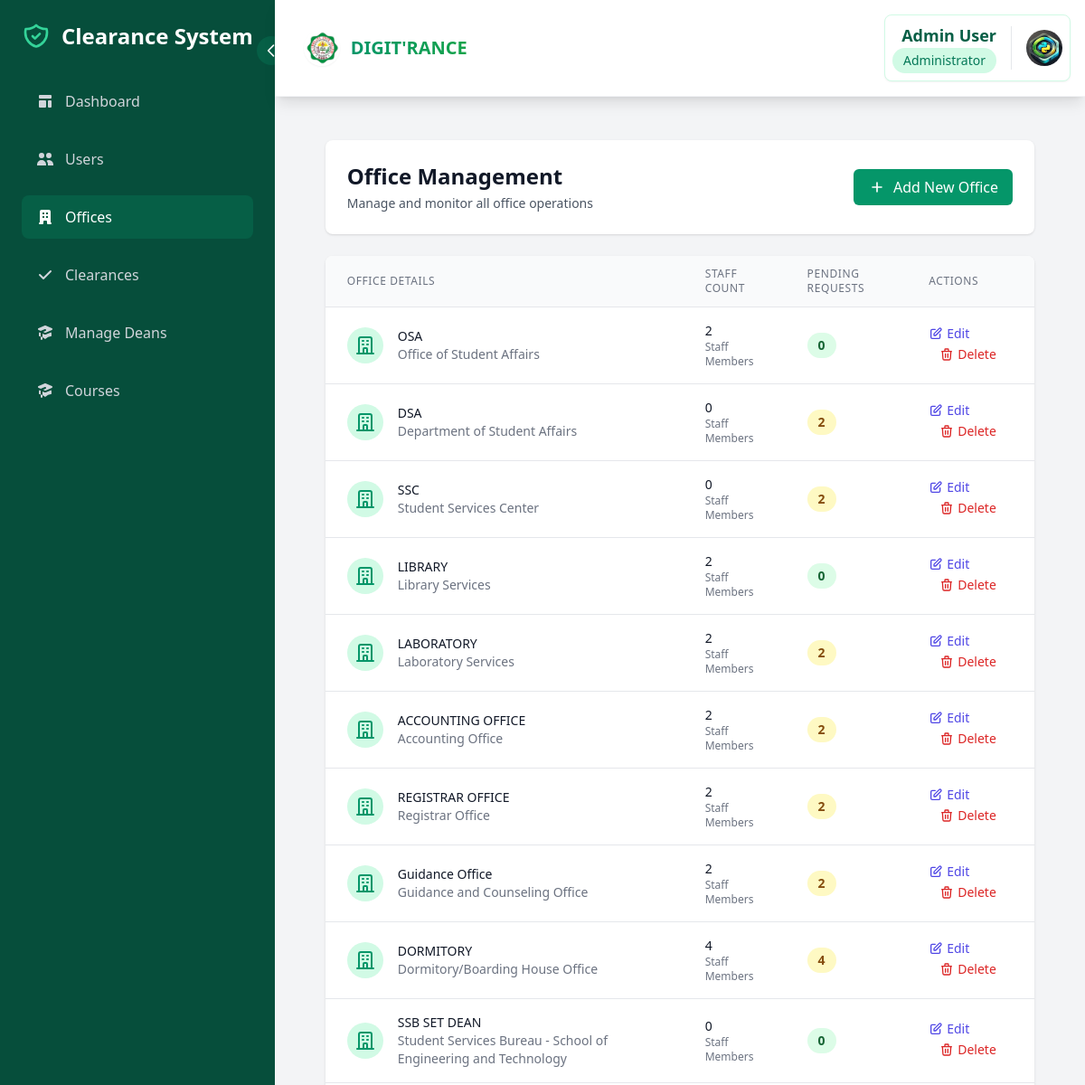
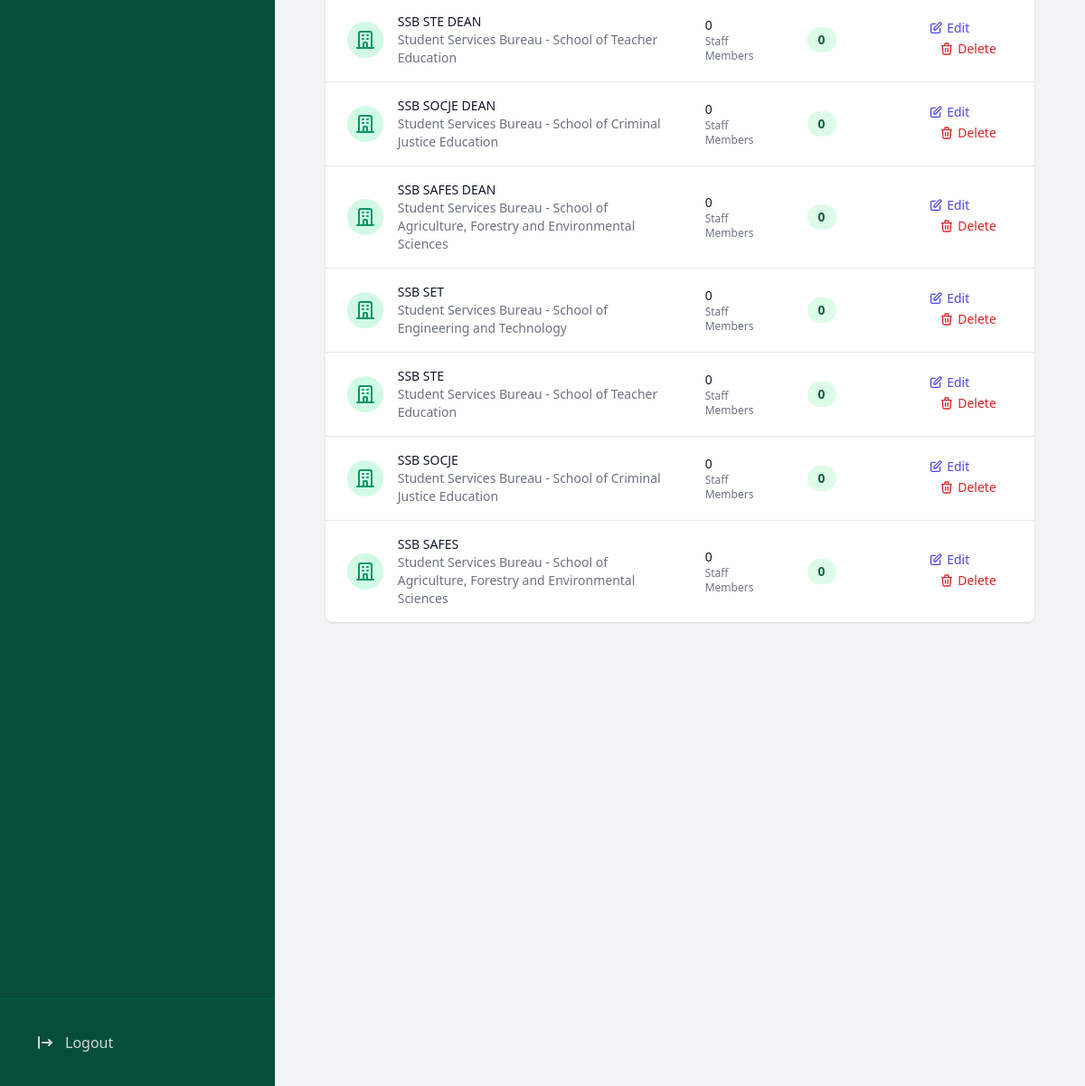
Page /dashboard/admin/offices/ (signed in) on the committed database (2 pictures, top to bottom).
### core/models.py (models this page shows, shortened)
class Office(models.Model):
    OFFICE_TYPES = [
        ('SET', 'SET'),
        ('STE', 'STE'),
        ('SOCJE', 'SOCJE'),
        ('SAFES', 'SAFES'),
        ('SSB SET', 'SSB SET'),
        ('SSB STE', 'SSB STE'),
        ('SSB SOCJE', 'SSB SOCJE'),
        ('SSB SAFES', 'SSB SAFES'),
        ('OTHER', 'OTHER'),
    ]
    name = models.CharField(max_length=255, unique=True)
    office_type = models.CharField(max_length=50, choices=OFFICE_TYPES, default='OTHER')
    affiliated_dean = models.ForeignKey(Dean, on_delete=models.SET_NULL, null=True, blank=True, help_text="Associate this office with a specific dean (program)")
    description = models.TextField(blank=True, null=True)
    created_at = models.DateTimeField(auto_now_add=True)

### core/views.py (the view, shortened to what this page needs)
# urls.py: path('dashboard/admin/offices/', views.admin_offices, name='admin_offices'),
@login_required
@user_passes_test(lambda u: u.is_superuser)
def admin_offices(request):
    offices = Office.objects.annotate(
        staff_count=Count('staff'),
        pending_requests=Count('clearance_requests',
                             filter=Q(clearance_requests__status='pending'))
    ).all()
    context = {
        'offices': offices,
    }
    return render(request, 'admin/offices.html', context)

### core/models.py (called while the page is built)
    def get_profile_picture_url(self):
        if self.profile_picture and hasattr(self.profile_picture, 'url'):
            return self.profile_picture.url
        return static('img/default-profile.png')

### templates/admin/offices.html (shortened to what this page needs)
{% extends 'admin/base_admin.html' %}
{% block admin_content %}
<div class="space-y-6">
    <div class="bg-white shadow rounded-lg p-6">
        <div class="flex justify-between items-center">
            <div>
                <h2 class="text-2xl font-bold text-gray-900">Office Management</h2>
                <p class="text-sm text-gray-600 mt-1">Manage and monitor all office operations</p>
            </div>
            <button onclick="openAddOfficeModal()"
                    class="inline-flex items-center px-4 py-2 bg-emerald-600 text-white rounded-md hover:bg-emerald-700 transition-colors duration-200 transform hover:scale-105">
                <svg class="w-5 h-5 mr-2" fill="none" stroke="currentColor" viewBox="0 0 24 24">
                    <path stroke-linecap="round" stroke-linejoin="round" stroke-width="2" d="M12 6v6m0 0v6m0-6h6m-6 0H6"/>
                </svg>
                Add New Office
            </button>
        </div>
    </div>
    <div class="bg-white shadow rounded-lg overflow-hidden">
        <div class="overflow-x-auto">
            <table class="min-w-full divide-y divide-gray-200">
                <thead class="bg-gray-50">
                    <tr>
                        <th scope="col" class="px-6 py-3 text-left text-xs font-medium text-gray-500 uppercase tracking-wider">
                            Office Details
                        </th>
                        <th scope="col" class="px-6 py-3 text-left text-xs font-medium text-gray-500 uppercase tracking-wider">
                            Staff Count
                        </th>
                        <th scope="col" class="px-6 py-3 text-left text-xs font-medium text-gray-500 uppercase tracking-wider">
                            Pending Requests
                        </th>
                        <th scope="col" class="px-6 py-3 text-left text-xs font-medium text-gray-500 uppercase tracking-wider">
                            Actions
                        </th>
                    </tr>
                </thead>
                <tbody class="bg-white divide-y divide-gray-200">
                    {% for office in offices %}
                    <tr class="hover:bg-gray-50 transition-colors duration-200">
                        <td class="px-6 py-4">
                            <div class="flex items-center">
                                <div class="flex-shrink-0 h-10 w-10 bg-emerald-100 rounded-full flex items-center justify-center">
                                    <svg class="h-6 w-6 text-emerald-600" fill="none" stroke="currentColor" viewBox="0 0 24 24">
                                        <path stroke-linecap="round" stroke-linejoin="round" stroke-width="2" d="M19 21V5a2 2 0 00-2-2H7a2 2 0 00-2 2v16m14 0h2m-2 0h-5m-9 0H3m2 0h5M9 7h1m-1 4h1m4-4h1m-1 4h1m-5 10v-5a1 1 0 011-1h2a1 1 0 011 1v5m-4 0h4"/>
                                    </svg>
                                </div>
                                <div class="ml-4">
                                    <div class="text-sm font-medium text-gray-900">{{ office.name }}</div>
                                    {% if office.description %}
                                    <div class="text-sm text-gray-500">{{ office.description }}</div>
                                    {% endif %}
                                </div>
                            </div>
                        </td>
                        <td class="px-6 py-4">
                            <div class="text-sm text-gray-900 font-medium">{{ office.staff_count }}</div>
                            <div class="text-xs text-gray-500">Staff Members</div>
                        </td>
                        <td class="px-6 py-4">
                            <span class="px-3 py-1 inline-flex text-sm leading-5 font-semibold rounded-full {% if office.pending_requests > 0 %}bg-yellow-100 text-yellow-800{% else %}bg-green-100 text-green-800{% endif %}">
                                {{ office.pending_requests }}
                            </span>
                        </td>
                        <td class="px-6 py-4 text-sm font-medium space-x-3">
                            <button onclick="editOffice('{{ office.id }}')"
                                    class="text-indigo-600 hover:text-indigo-900 inline-flex items-center">
                                <svg class="w-4 h-4 mr-1" fill="none" stroke="currentColor" viewBox="0 0 24 24">
                                    <path stroke-linecap="round" stroke-linejoin="round" stroke-width="2" d="M11 5H6a2 2 0 00-2 2v11a2 2 0 002 2h11a2 2 0 002-2v-5m-1.414-9.414a2 2 0 112.828 2.828L11.828 15H9v-2.828l8.586-8.586z"/>
                                </svg>
                                Edit
                            </button>
                            <button onclick="deleteOffice('{{ office.id }}')"
                                    class="text-red-600 hover:text-red-900 inline-flex items-center">
                                <svg class="w-4 h-4 mr-1" fill="none" stroke="currentColor" viewBox="0 0 24 24">
                                    <path stroke-linecap="round" stroke-linejoin="round" stroke-width="2" d="M19 7l-.867 12.142A2 2 0 0116.138 21H7.862a2 2 0 01-1.995-1.858L5 7m5 4v6m4-6v6m1-10V4a1 1 0 00-1-1h-4a1 1 0 00-1 1v3M4 7h16"/>
                                </svg>
                                Delete
                            </button>
                        </td>
                    </tr>
                    {% endfor %}
                </tbody>
            </table>
        </div>
    </div>
</div>
{% endblock %}

### templates/components/navbar.html (shortened to what this page needs)
{% load static %}
<header class="bg-white shadow-lg p-4 flex justify-between items-center border-b border-gray-100 sticky top-0 z-50">
    <div class="flex items-center">
        <h1 class="text-xl font-bold flex items-center ml-4 text-gray-800">
            <a href="{% url 'home' %}" class="flex items-center group">
                <img src="{% static 'img/permit_logo.png' %}" alt="JHCSC Logo" class="h-10 w-10 mr-3 rounded-full shadow-sm">
                <span class="text-gradient bg-clip-text text-transparent bg-gradient-to-r from-emerald-600 to-green-600 group-hover:from-emerald-700 group-hover:to-green-700 transition-all">
                </span>
            </a>
        </h1>
    </div>
    <div class="flex items-center">
        {% if user.is_authenticated %}
            <div class="bg-white rounded-lg shadow-sm border border-emerald-100 hover:shadow-md transition-all duration-200">
                <div class="flex items-center space-x-4 p-2">
                    <div class="flex flex-col items-end">
                        <span class="font-semibold text-lg text-emerald-800">
                            {% if user.programchair %}
                                {{ user.get_full_name }}
                            {% elif user.student %}
                                {{ user.student.full_name }}
                            {% elif user.staff %}
                                {{ user.get_full_name }}
                            {% else %}
                                {{ user.get_full_name }}
                            {% endif %}
                        </span>
                        <span class="text-sm px-3 py-1 bg-emerald-100 text-emerald-700 rounded-full font-medium">
                            {% if user.programchair %}
                                Program Chair
                            {% elif user.student %}
                                Student
                            {% elif user.staff %}
                                Staff
                            {% elif user.is_superuser %}
                                Administrator
                            {% endif %}
                        </span>
                    </div>
                    <div class="relative group">
                        {% if user.student %}
                            <img src="{{ user.student.get_profile_picture_url }}"
                                 alt="Profile"
                                 class="w-10 h-10 rounded-full object-cover">
                        {% elif user.programchair %}
                            <img src="{{ user.programchair.get_profile_picture_url }}"
                                 alt="Profile"
                                 class="w-10 h-10 rounded-full object-cover">
                        {% elif user.staff %}
                            <img src="{{ user.staff.get_profile_picture_url }}"
                                 alt="Profile"
                                 class="w-10 h-10 rounded-full object-cover">
                        {% elif user.is_superuser %}
                            {% if user.userprofile %}
                                <img src="{{ user.userprofile.get_profile_picture_url }}"
                                     alt="Profile"
                                     class="w-10 h-10 rounded-full object-cover">
                            {% else %}
                                <img src="{% static 'img/default-profile.png' %}"
                                     alt="Profile"
                                     class="w-10 h-10 rounded-full object-cover">
                            {% endif %}
                        {% endif %}
                    </div>
                </div>
            </div>
        {% endif %}
    </div>
</header>

### templates/components/navbar.html (style rules this page uses)
.text-gradient { background-size: 100%; -webkit-background-clip: text; -moz-background-clip: text; -webkit-text-fill-color: transparent; -moz-text-fill-color: transparent; }

### rows in the picture
Office: name "OSA", description "Office of Student Affairs", staff_count "2", pending_requests "0"
Office: name "DSA", description "Department of Student Affairs", staff_count "0", pending_requests "2"
Office: name "SSC", description "Student Services Center", staff_count "0", pending_requests "2"
Office: name "LIBRARY", description "Library Services", staff_count "2", pending_requests "0"
Office: name "LABORATORY", description "Laboratory Services", staff_count "2", pending_requests "2"
Office: name "ACCOUNTING OFFICE", description "Accounting Office", staff_count "2", pending_requests "2"
Office: name "REGISTRAR OFFICE", description "Registrar Office", staff_count "2", pending_requests "2"
Office: name "Guidance Office", description "Guidance and Counseling Office", staff_count "2", pending_requests "2"
Office: name "DORMITORY", description "Dormitory/Boarding House Office", staff_count "4", pending_requests "4"
Office: name "SSB SET DEAN", description "Student Services Bureau - School of Engineering and Technology", staff_count "0", pending_requests "0"
Office: name "SSB STE DEAN", description "Student Services Bureau - School of Teacher Education", staff_count "0", pending_requests "0"
Office: name "SSB SOCJE DEAN", description "Student Services Bureau - School of Criminal Justice Education", staff_count "0", pending_requests "0"
Office: name "SSB SAFES DEAN", description "Student Services Bureau - School of Agriculture, Forestry and Environmental Sciences", staff_count "0", pending_requests "0"
Office: name "SSB SET", description "Student Services Bureau - School of Engineering and Technology", staff_count "0", pending_requests "0"
Office: name "SSB STE", description "Student Services Bureau - School of Teacher Education", staff_count "0", pending_requests "0"
Office: name "SSB SOCJE", description "Student Services Bureau - School of Criminal Justice Education", staff_count "0", pending_requests "0"
Office: name "SSB SAFES", description "Student Services Bureau - School of Agriculture, Forestry and Environmental Sciences", staff_count "0", pending_requests "0"

### other values in the picture
{{ user.get_full_name }} "Admin User"
